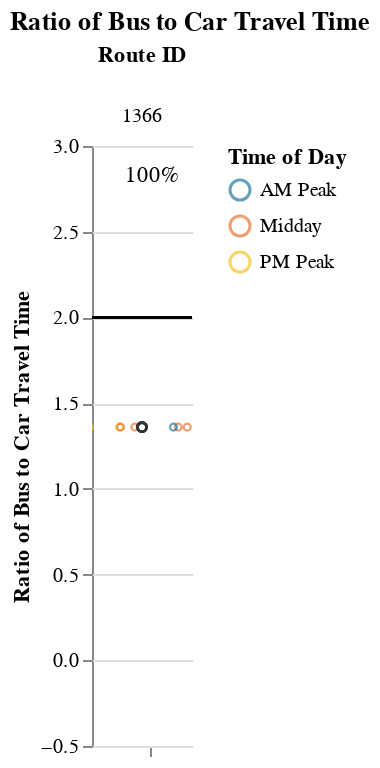
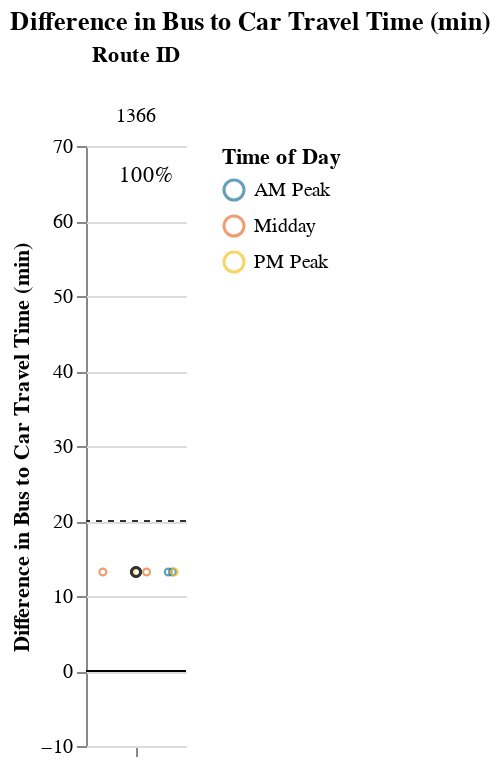

Notebook source saved alongside these figures, in order:
### Markdown cell above
## Viable Competitive Routes
### Short Routes (< 1 hr)

### Code cell
# Allow for possibility that operator doesn't have routes that fall into certain route_groups
# But, jupyterbook will not like markdown with f-string
# separate out route_group and put in each cell, and use try/except + if to display...
# but all 3 route groups must be displayed. just add sentence about why no routes were returned at the end
route_group = "short"
try:
    display_charts_for_route_group(df, route_group)
except:
    print("No routes meet this criteria.")

### Figure 1 — Vega-Lite specification as saved in the notebook (floating-point values rounded to 4 significant figures)
{"config": {"view": {"continuousWidth": 400, "continuousHeight": 300, "stroke": null}, "facet": {"spacing": 0}}, "data": {"name": "data-45a87b04d4a685ac53e0ee671bb36884"}, "facet": {"column": {"field": "route_id", "sort": ["1366"], "title": "Route ID", "type": "nominal"}}, "spec": {"layer": [{"mark": "rule", "encoding": {"color": {"value": "black"}, "y": {"field": "cutoff", "type": "quantitative"}}, "selection": {"selector001": {"type": "interval", "bind": "scales", "encodings": ["x", "y"]}}}, {"mark": {"type": "point", "opacity": 0.65, "size": 12, "strokeWidth": 1.1}, "encoding": {"color": {"field": "time_of_day", "scale": {"range": ["#136C97", "#E16B26", "#F6BF16", "#00896B", "#7790A3", "#5B559C"]}, "sort": ["AM Peak", "Midday", "PM Peak", "Owl Service"], "title": "Time of Day", "type": "nominal"}, "tooltip": [{"field": "route_id", "type": "nominal"}, {"field": "route_name", "type": "nominal"}, {"field": "trip_id", "type": "nominal"}, {"field": "service_hours", "type": "quantitative"}, {"field": "car_duration_hours", "type": "quantitative"}, {"field": "bus_multiplier", "type": "quantitative"}, {"field": "bus_difference", "type": "quantitative"}, {"field": "num_trips", "type": "quantitative"}, {"field": "num_competitive", "type": "quantitative"}, {"field": "pct_trips_competitive", "type": "quantitative"}, {"field": "p25", "type": "quantitative"}, {"field": "p50", "type": "quantitative"}, {"field": "p75", "type": "quantitative"}], "x": {"axis": {"grid": false, "labels": false, "ticks": true, "values": [0]}, "field": "jitter", "scale": {}, "title": null, "type": "quantitative"}, "y": {"field": "bus_multiplier", "scale": {"domain": [-0.25, 3.0]}, "title": "Ratio of Bus to Car Travel Time", "type": "quantitative"}}, "transform": [{"calculate": "sqrt(-2*log(random()))*cos(2*PI*random())", "as": "jitter"}], "width": 50}, {"layer": [{"mark": {"type": "point", "opacity": 0.6, "size": 20, "strokeWidth": 1.3}, "encoding": {"color": {"value": "#323434"}, "y": {"field": "bus_multiplier", "type": "quantitative"}}, "transform": [{"filter": "(datum.p50_trip === 1)"}]}, {"mark": {"type": "text", "align": "center", "baseline": "middle"}, "encoding": {"color": {"value": "black"}, "text": {"field": "pct_trips_competitive", "format": ".0%", "type": "quantitative"}, "tooltip": [{"field": "route_id", "type": "nominal"}, {"field": "route_name", "type": "nominal"}, {"field": "trip_id", "type": "nominal"}, {"field": "service_hours", "type": "quantitative"}, {"field": "car_duration_hours", "type": "quantitative"}, {"field": "bus_multiplier", "type": "quantitative"}, {"field": "bus_difference", "type": "quantitative"}, {"field": "num_trips", "type": "quantitative"}, {"field": "num_competitive", "type": "quantitative"}, {"field": "pct_trips_competitive", "type": "quantitative"}, {"field": "p25", "type": "quantitative"}, {"field": "p50", "type": "quantitative"}, {"field": "p75", "type": "quantitative"}], "x": {"value": 30}, "y": {"value": 15}}, "transform": [{"calculate": "sqrt(-2*log(random()))*cos(2*PI*random())", "as": "jitter"}, {"filter": "(datum.fastest_trip === 1)"}]}]}]}, "resolve": {"scale": {"y": "shared"}}, "title": "Ratio of Bus to Car Travel Time", "$schema": "https://vega.github.io/schema/vega-lite/v4.17.0.json", "datasets": {"data-45a87b04d4a685ac53e0ee671bb36884": [{"calitp_itp_id": 146, "trip_key": 1560493323179131979, "trip_id": "t_1244355_b_33402_tn_0", "shape_id": "p_3081", "route_id": "1366", "service_hours": 0.83, "trip_first_departure_ts": 63000, "trip_last_arrival_ts": 66000, "departure_hour": 17, "time_of_day": "PM Peak", "p25": 0.83, "p50": 0.83, "p75": 0.83, "p50_trip": 1, "fastest_trip": 0, "car_duration_hours": 0.61, "competitive_route": 1, "bus_multiplier": 1.36, "bus_difference": 13.2, "num_trips": 8, "num_competitive": 8, "pct_trips_competitive": 1.0, "bus_difference_spread": 0.0, "route_group": "short", "max_trip_hrs": 0.83, "max_trip_route_group": 0.83, "below_cutoff": 8, "pct_below_cutoff": 1.0, "name": "Kern County", "caltrans_district": "06 - Fresno", "drmt_organization_name": null, "route_name": "Lamont-Bakersfield South", "cutoff2": 20, "cutoff": 2}, {"calitp_itp_id": 146, "trip_key": 6588636468876049749, "trip_id": "t_1244360_b_33402_tn_0", "shape_id": "p_3043", "route_id": "1366", "service_hours": 0.83, "trip_first_departure_ts": 33600, "trip_last_arrival_ts": 36600, "departure_hour": 9, "time_of_day": "AM Peak", "p25": 0.83, "p50": 0.83, "p75": 0.83, "p50_trip": 1, "fastest_trip": 0, "car_duration_hours": 0.61, "competitive_route": 1, "bus_multiplier": 1.36, "bus_difference": 13.2, "num_trips": 8, "num_competitive": 8, "pct_trips_competitive": 1.0, "bus_difference_spread": 0.0, "route_group": "short", "max_trip_hrs": 0.83, "max_trip_route_group": 0.83, "below_cutoff": 8, "pct_below_cutoff": 1.0, "name": "Kern County", "caltrans_district": "06 - Fresno", "drmt_organization_name": null, "route_name": "Lamont-Bakersfield South", "cutoff2": 20, "cutoff": 2}, {"calitp_itp_id": 146, "trip_key": 5172112710181939388, "trip_id": "t_1244359_b_33402_tn_0", "shape_id": "p_3043", "route_id": "1366", "service_hours": 0.83, "trip_first_departure_ts": 49800, "trip_last_arrival_ts": 52800, "departure_hour": 13, "time_of_day": "Midday", "p25": 0.83, "p50": 0.83, "p75": 0.83, "p50_trip": 1, "fastest_trip": 0, "car_duration_hours": 0.61, "competitive_route": 1, "bus_multiplier": 1.36, "bus_difference": 13.2, "num_trips": 8, "num_competitive": 8, "pct_trips_competitive": 1.0, "bus_difference_spread": 0.0, "route_group": "short", "max_trip_hrs": 0.83, "max_trip_route_group": 0.83, "below_cutoff": 8, "pct_below_cutoff": 1.0, "name": "Kern County", "caltrans_district": "06 - Fresno", "drmt_organization_name": null, "route_name": "Lamont-Bakersfield South", "cutoff2": 20, "cutoff": 2}, {"calitp_itp_id": 146, "trip_key": -4591111831172938466, "trip_id": "t_1244362_b_33402_tn_0", "shape_id": "p_3081", "route_id": "1366", "service_hours": 0.83, "trip_first_departure_ts": 45900, "trip_last_arrival_ts": 48900, "departure_hour": 12, "time_of_day": "Midday", "p25": 0.83, "p50": 0.83, "p75": 0.83, "p50_trip": 1, "fastest_trip": 0, "car_duration_hours": 0.61, "competitive_route": 1, "bus_multiplier": 1.36, "bus_difference": 13.2, "num_trips": 8, "num_competitive": 8, "pct_trips_competitive": 1.0, "bus_difference_spread": 0.0, "route_group": "short", "max_trip_hrs": 0.83, "max_trip_route_group": 0.83, "below_cutoff": 8, "pct_below_cutoff": 1.0, "name": "Kern County", "caltrans_district": "06 - Fresno", "drmt_organization_name": null, "route_name": "Lamont-Bakersfield South", "cutoff2": 20, "cutoff": 2}, {"calitp_itp_id": 146, "trip_key": -4526751177031150232, "trip_id": "t_1244354_b_33402_tn_0", "shape_id": "p_3081", "route_id": "1366", "service_hours": 0.83, "trip_first_departure_ts": 27900, "trip_last_arrival_ts": 30900, "departure_hour": 7, "time_of_day": "AM Peak", "p25": 0.83, "p50": 0.83, "p75": 0.83, "p50_trip": 1, "fastest_trip": 0, "car_duration_hours": 0.61, "competitive_route": 1, "bus_multiplier": 1.36, "bus_difference": 13.2, "num_trips": 8, "num_competitive": 8, "pct_trips_competitive": 1.0, "bus_difference_spread": 0.0, "route_group": "short", "max_trip_hrs": 0.83, "max_trip_route_group": 0.83, "below_cutoff": 8, "pct_below_cutoff": 1.0, "name": "Kern County", "caltrans_district": "06 - Fresno", "drmt_organization_name": null, "route_name": "Lamont-Bakersfield South", "cutoff2": 20, "cutoff": 2}, {"calitp_itp_id": 146, "trip_key": 8294262901469549474, "trip_id": "t_1244357_b_33402_tn_0", "shape_id": "p_3043", "route_id": "1366", "service_hours": 0.83, "trip_first_departure_ts": 59100, "trip_last_arrival_ts": 62100, "departure_hour": 16, "time_of_day": "Midday", "p25": 0.83, "p50": 0.83, "p75": 0.83, "p50_trip": 1, "fastest_trip": 0, "car_duration_hours": 0.61, "competitive_route": 1, "bus_multiplier": 1.36, "bus_difference": 13.2, "num_trips": 8, "num_competitive": 8, "pct_trips_competitive": 1.0, "bus_difference_spread": 0.0, "route_group": "short", "max_trip_hrs": 0.83, "max_trip_route_group": 0.83, "below_cutoff": 8, "pct_below_cutoff": 1.0, "name": "Kern County", "caltrans_district": "06 - Fresno", "drmt_organization_name": null, "route_name": "Lamont-Bakersfield South", "cutoff2": 20, "cutoff": 2}, {"calitp_itp_id": 146, "trip_key": -5170283710749819067, "trip_id": "t_1244358_b_33402_tn_0", "shape_id": "p_3081", "route_id": "1366", "service_hours": 0.83, "trip_first_departure_ts": 53700, "trip_last_arrival_ts": 56700, "departure_hour": 14, "time_of_day": "Midday", "p25": 0.83, "p50": 0.83, "p75": 0.83, "p50_trip": 1, "fastest_trip": 0, "car_duration_hours": 0.61, "competitive_route": 1, "bus_multiplier": 1.36, "bus_difference": 13.2, "num_trips": 8, "num_competitive": 8, "pct_trips_competitive": 1.0, "bus_difference_spread": 0.0, "route_group": "short", "max_trip_hrs": 0.83, "max_trip_route_group": 0.83, "below_cutoff": 8, "pct_below_cutoff": 1.0, "name": "Kern County", "caltrans_district": "06 - Fresno", "drmt_organization_name": null, "route_name": "Lamont-Bakersfield South", "cutoff2": 20, "cutoff": 2}, {"calitp_itp_id": 146, "trip_key": -7985887285849281878, "trip_id": "t_2003617_b_33402_tn_0", "shape_id": "p_3043", "route_id": "1366", "service_hours": 0.83, "trip_first_departure_ts": 66600, "trip_last_arrival_ts": 69600, "departure_hour": 18, "time_of_day": "PM Peak", "p25": 0.83, "p50": 0.83, "p75": 0.83, "p50_trip": 1, "fastest_trip": 1, "car_duration_hours": 0.61, "competitive_route": 1, "bus_multiplier": 1.36, "bus_difference": 13.2, "num_trips": 8, "num_competitive": 8, "pct_trips_competitive": 1.0, "bus_difference_spread": 0.0, "route_group": "short", "max_trip_hrs": 0.83, "max_trip_route_group": 0.83, "below_cutoff": 8, "pct_below_cutoff": 1.0, "name": "Kern County", "caltrans_district": "06 - Fresno", "drmt_organization_name": null, "route_name": "Lamont-Bakersfield South", "cutoff2": 20, "cutoff": 2}]}}

### Figure 2 — Vega-Lite specification as saved in the notebook (floating-point values rounded to 4 significant figures)
{"config": {"view": {"continuousWidth": 400, "continuousHeight": 300, "stroke": null}, "facet": {"spacing": 0}}, "data": {"name": "data-1045b7e1d46d877422ee99cb7c17e778"}, "facet": {"column": {"field": "route_id", "sort": ["1366"], "title": "Route ID", "type": "nominal"}}, "spec": {"layer": [{"mark": "rule", "encoding": {"color": {"value": "black"}, "y": {"field": "cutoff", "type": "quantitative"}}, "selection": {"selector002": {"type": "interval", "bind": "scales", "encodings": ["x", "y"]}}}, {"mark": {"type": "rule", "strokeDash": [3, 3]}, "encoding": {"color": {"value": "#323434"}, "y": {"field": "cutoff2", "type": "quantitative"}}}, {"mark": {"type": "point", "opacity": 0.65, "size": 12, "strokeWidth": 1.1}, "encoding": {"color": {"field": "time_of_day", "scale": {"range": ["#136C97", "#E16B26", "#F6BF16", "#00896B", "#7790A3", "#5B559C"]}, "sort": ["AM Peak", "Midday", "PM Peak", "Owl Service"], "title": "Time of Day", "type": "nominal"}, "tooltip": [{"field": "route_id", "type": "nominal"}, {"field": "route_name", "type": "nominal"}, {"field": "trip_id", "type": "nominal"}, {"field": "service_hours", "type": "quantitative"}, {"field": "car_duration_hours", "type": "quantitative"}, {"field": "bus_multiplier", "type": "quantitative"}, {"field": "bus_difference", "type": "quantitative"}, {"field": "num_trips", "type": "quantitative"}, {"field": "num_competitive", "type": "quantitative"}, {"field": "pct_trips_competitive", "type": "quantitative"}, {"field": "p25", "type": "quantitative"}, {"field": "p50", "type": "quantitative"}, {"field": "p75", "type": "quantitative"}], "x": {"axis": {"grid": false, "labels": false, "ticks": true, "values": [0]}, "field": "jitter", "scale": {}, "title": null, "type": "quantitative"}, "y": {"field": "bus_difference", "scale": {"domain": [-5, 69.6]}, "title": "Difference in Bus to Car Travel Time (min)", "type": "quantitative"}}, "transform": [{"calculate": "sqrt(-2*log(random()))*cos(2*PI*random())", "as": "jitter"}], "width": 50}, {"layer": [{"mark": {"type": "point", "opacity": 0.6, "size": 20, "strokeWidth": 1.3}, "encoding": {"color": {"value": "#323434"}, "y": {"field": "bus_difference", "type": "quantitative"}}, "transform": [{"filter": "(datum.p50_trip === 1)"}]}, {"mark": {"type": "text", "align": "center", "baseline": "middle"}, "encoding": {"color": {"value": "black"}, "text": {"field": "pct_trips_competitive", "format": ".0%", "type": "quantitative"}, "tooltip": [{"field": "route_id", "type": "nominal"}, {"field": "route_name", "type": "nominal"}, {"field": "trip_id", "type": "nominal"}, {"field": "service_hours", "type": "quantitative"}, {"field": "car_duration_hours", "type": "quantitative"}, {"field": "bus_multiplier", "type": "quantitative"}, {"field": "bus_difference", "type": "quantitative"}, {"field": "num_trips", "type": "quantitative"}, {"field": "num_competitive", "type": "quantitative"}, {"field": "pct_trips_competitive", "type": "quantitative"}, {"field": "p25", "type": "quantitative"}, {"field": "p50", "type": "quantitative"}, {"field": "p75", "type": "quantitative"}], "x": {"value": 30}, "y": {"value": 15}}, "transform": [{"calculate": "sqrt(-2*log(random()))*cos(2*PI*random())", "as": "jitter"}, {"filter": "(datum.fastest_trip === 1)"}]}]}]}, "resolve": {"scale": {"y": "shared"}}, "title": "Difference in Bus to Car Travel Time (min)", "$schema": "https://vega.github.io/schema/vega-lite/v4.17.0.json", "datasets": {"data-1045b7e1d46d877422ee99cb7c17e778": [{"calitp_itp_id": 146, "trip_key": 1560493323179131979, "trip_id": "t_1244355_b_33402_tn_0", "shape_id": "p_3081", "route_id": "1366", "service_hours": 0.83, "trip_first_departure_ts": 63000, "trip_last_arrival_ts": 66000, "departure_hour": 17, "time_of_day": "PM Peak", "p25": 0.83, "p50": 0.83, "p75": 0.83, "p50_trip": 1, "fastest_trip": 0, "car_duration_hours": 0.61, "competitive_route": 1, "bus_multiplier": 1.36, "bus_difference": 13.2, "num_trips": 8, "num_competitive": 8, "pct_trips_competitive": 1.0, "bus_difference_spread": 0.0, "route_group": "short", "max_trip_hrs": 0.83, "max_trip_route_group": 0.83, "below_cutoff": 8, "pct_below_cutoff": 1.0, "name": "Kern County", "caltrans_district": "06 - Fresno", "drmt_organization_name": null, "route_name": "Lamont-Bakersfield South", "cutoff2": 20, "cutoff": 0}, {"calitp_itp_id": 146, "trip_key": 6588636468876049749, "trip_id": "t_1244360_b_33402_tn_0", "shape_id": "p_3043", "route_id": "1366", "service_hours": 0.83, "trip_first_departure_ts": 33600, "trip_last_arrival_ts": 36600, "departure_hour": 9, "time_of_day": "AM Peak", "p25": 0.83, "p50": 0.83, "p75": 0.83, "p50_trip": 1, "fastest_trip": 0, "car_duration_hours": 0.61, "competitive_route": 1, "bus_multiplier": 1.36, "bus_difference": 13.2, "num_trips": 8, "num_competitive": 8, "pct_trips_competitive": 1.0, "bus_difference_spread": 0.0, "route_group": "short", "max_trip_hrs": 0.83, "max_trip_route_group": 0.83, "below_cutoff": 8, "pct_below_cutoff": 1.0, "name": "Kern County", "caltrans_district": "06 - Fresno", "drmt_organization_name": null, "route_name": "Lamont-Bakersfield South", "cutoff2": 20, "cutoff": 0}, {"calitp_itp_id": 146, "trip_key": 5172112710181939388, "trip_id": "t_1244359_b_33402_tn_0", "shape_id": "p_3043", "route_id": "1366", "service_hours": 0.83, "trip_first_departure_ts": 49800, "trip_last_arrival_ts": 52800, "departure_hour": 13, "time_of_day": "Midday", "p25": 0.83, "p50": 0.83, "p75": 0.83, "p50_trip": 1, "fastest_trip": 0, "car_duration_hours": 0.61, "competitive_route": 1, "bus_multiplier": 1.36, "bus_difference": 13.2, "num_trips": 8, "num_competitive": 8, "pct_trips_competitive": 1.0, "bus_difference_spread": 0.0, "route_group": "short", "max_trip_hrs": 0.83, "max_trip_route_group": 0.83, "below_cutoff": 8, "pct_below_cutoff": 1.0, "name": "Kern County", "caltrans_district": "06 - Fresno", "drmt_organization_name": null, "route_name": "Lamont-Bakersfield South", "cutoff2": 20, "cutoff": 0}, {"calitp_itp_id": 146, "trip_key": -4591111831172938466, "trip_id": "t_1244362_b_33402_tn_0", "shape_id": "p_3081", "route_id": "1366", "service_hours": 0.83, "trip_first_departure_ts": 45900, "trip_last_arrival_ts": 48900, "departure_hour": 12, "time_of_day": "Midday", "p25": 0.83, "p50": 0.83, "p75": 0.83, "p50_trip": 1, "fastest_trip": 0, "car_duration_hours": 0.61, "competitive_route": 1, "bus_multiplier": 1.36, "bus_difference": 13.2, "num_trips": 8, "num_competitive": 8, "pct_trips_competitive": 1.0, "bus_difference_spread": 0.0, "route_group": "short", "max_trip_hrs": 0.83, "max_trip_route_group": 0.83, "below_cutoff": 8, "pct_below_cutoff": 1.0, "name": "Kern County", "caltrans_district": "06 - Fresno", "drmt_organization_name": null, "route_name": "Lamont-Bakersfield South", "cutoff2": 20, "cutoff": 0}, {"calitp_itp_id": 146, "trip_key": -4526751177031150232, "trip_id": "t_1244354_b_33402_tn_0", "shape_id": "p_3081", "route_id": "1366", "service_hours": 0.83, "trip_first_departure_ts": 27900, "trip_last_arrival_ts": 30900, "departure_hour": 7, "time_of_day": "AM Peak", "p25": 0.83, "p50": 0.83, "p75": 0.83, "p50_trip": 1, "fastest_trip": 0, "car_duration_hours": 0.61, "competitive_route": 1, "bus_multiplier": 1.36, "bus_difference": 13.2, "num_trips": 8, "num_competitive": 8, "pct_trips_competitive": 1.0, "bus_difference_spread": 0.0, "route_group": "short", "max_trip_hrs": 0.83, "max_trip_route_group": 0.83, "below_cutoff": 8, "pct_below_cutoff": 1.0, "name": "Kern County", "caltrans_district": "06 - Fresno", "drmt_organization_name": null, "route_name": "Lamont-Bakersfield South", "cutoff2": 20, "cutoff": 0}, {"calitp_itp_id": 146, "trip_key": 8294262901469549474, "trip_id": "t_1244357_b_33402_tn_0", "shape_id": "p_3043", "route_id": "1366", "service_hours": 0.83, "trip_first_departure_ts": 59100, "trip_last_arrival_ts": 62100, "departure_hour": 16, "time_of_day": "Midday", "p25": 0.83, "p50": 0.83, "p75": 0.83, "p50_trip": 1, "fastest_trip": 0, "car_duration_hours": 0.61, "competitive_route": 1, "bus_multiplier": 1.36, "bus_difference": 13.2, "num_trips": 8, "num_competitive": 8, "pct_trips_competitive": 1.0, "bus_difference_spread": 0.0, "route_group": "short", "max_trip_hrs": 0.83, "max_trip_route_group": 0.83, "below_cutoff": 8, "pct_below_cutoff": 1.0, "name": "Kern County", "caltrans_district": "06 - Fresno", "drmt_organization_name": null, "route_name": "Lamont-Bakersfield South", "cutoff2": 20, "cutoff": 0}, {"calitp_itp_id": 146, "trip_key": -5170283710749819067, "trip_id": "t_1244358_b_33402_tn_0", "shape_id": "p_3081", "route_id": "1366", "service_hours": 0.83, "trip_first_departure_ts": 53700, "trip_last_arrival_ts": 56700, "departure_hour": 14, "time_of_day": "Midday", "p25": 0.83, "p50": 0.83, "p75": 0.83, "p50_trip": 1, "fastest_trip": 0, "car_duration_hours": 0.61, "competitive_route": 1, "bus_multiplier": 1.36, "bus_difference": 13.2, "num_trips": 8, "num_competitive": 8, "pct_trips_competitive": 1.0, "bus_difference_spread": 0.0, "route_group": "short", "max_trip_hrs": 0.83, "max_trip_route_group": 0.83, "below_cutoff": 8, "pct_below_cutoff": 1.0, "name": "Kern County", "caltrans_district": "06 - Fresno", "drmt_organization_name": null, "route_name": "Lamont-Bakersfield South", "cutoff2": 20, "cutoff": 0}, {"calitp_itp_id": 146, "trip_key": -7985887285849281878, "trip_id": "t_2003617_b_33402_tn_0", "shape_id": "p_3043", "route_id": "1366", "service_hours": 0.83, "trip_first_departure_ts": 66600, "trip_last_arrival_ts": 69600, "departure_hour": 18, "time_of_day": "PM Peak", "p25": 0.83, "p50": 0.83, "p75": 0.83, "p50_trip": 1, "fastest_trip": 1, "car_duration_hours": 0.61, "competitive_route": 1, "bus_multiplier": 1.36, "bus_difference": 13.2, "num_trips": 8, "num_competitive": 8, "pct_trips_competitive": 1.0, "bus_difference_spread": 0.0, "route_group": "short", "max_trip_hrs": 0.83, "max_trip_route_group": 0.83, "below_cutoff": 8, "pct_below_cutoff": 1.0, "name": "Kern County", "caltrans_district": "06 - Fresno", "drmt_organization_name": null, "route_name": "Lamont-Bakersfield South", "cutoff2": 20, "cutoff": 0}]}}
